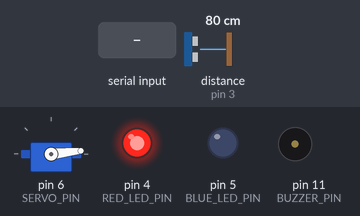
The sketch below on a simulated Arduino Uno, built with avr-gcc and run on an emulated ATmega328P. Parts: servo, output pins drawn as LEDs (lit = HIGH), buzzer (waves = sounding). Wiring (inferred from the names in the program): ultrasonic range finder: trigger pin 2; echo pin 3. The test bench sets the inputs (shaded band); at power-on: distance to the obstacle (sensor on pin 3) 80 cm. The echo pulse lasts 58.3 µs per cm; pins used as bus, display or sensor lines are not drawn; what the sketch prints to the serial monitor is not drawn.

Above: at 1.2 s.
1.3 s: "1" received over Serial
At 2.5 s:
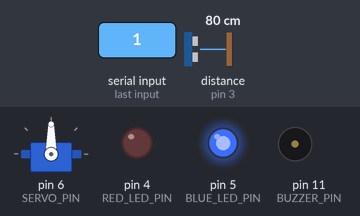
2.8 s: "2" received over Serial
At 4.0 s:
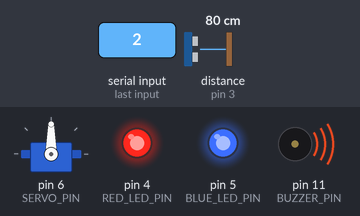
4.3 s: "0" received over Serial
At 5.2 s:
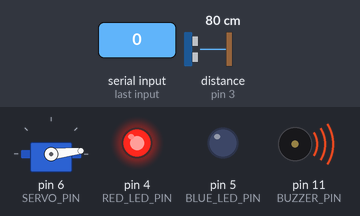
Timing chart, 0 to 14.3 s (numbered marks = the images above; inputs shaded):
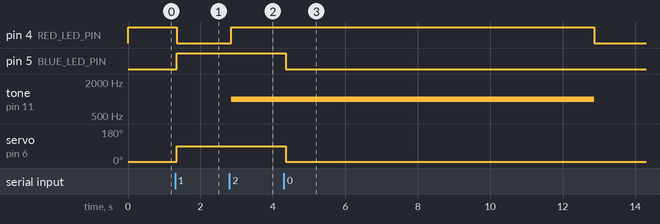

Measured:
- after the input at 1.3 s, pin 4 (RED_LED_PIN): HIGH → LOW at once; pin 5 (BLUE_LED_PIN): LOW → HIGH at once; servo on pin 6 (SERVO_PIN): 6° → 90° at once
- after the input at 2.8 s, pin 4 (RED_LED_PIN): LOW → HIGH after 0.05 s; tone on pin 11 (BUZZER_PIN): silent → 1000 Hz after 0.05 s
- after the input at 4.3 s, pin 5 (BLUE_LED_PIN): HIGH → LOW after 0.05 s instead of 7.1 s; servo on pin 6 (SERVO_PIN): 90° → 6° after 0.05 s instead of 7.1 s

The sketch:

gate.ino
```cpp
#include <Servo.h>

// Pin Definitions
#define TRIGGER_PIN 2
#define ECHO_PIN 3
#define RED_LED_PIN 4
#define BLUE_LED_PIN 5
#define SERVO_PIN 6
#define GND_PIN_1 7
#define GND_PIN_2 8
#define BUZZER_PIN 11

// System State
bool gateOpen = false;
bool alertActive = false; // Alert state flag
unsigned long alertStartTime = 0; // Timer for alert duration
const unsigned long alertDuration = 10000; // Alert duration in milliseconds (10 seconds)
unsigned long gateOpenTime = 0; // Timer for gate open duration
const unsigned long gateOpenDuration = 10000; // Gate open duration in milliseconds (10 seconds)

Servo barrierServo;

// ================== INITIALIZATION ==================
void initializeSerial() {
  Serial.begin(9600);
}

void initializeUltrasonic() {
  pinMode(TRIGGER_PIN, OUTPUT);
  pinMode(ECHO_PIN, INPUT);
}

void initializeLEDs() {
  pinMode(RED_LED_PIN, OUTPUT);
  pinMode(BLUE_LED_PIN, OUTPUT);
}

void initializeBuzzer() {
  pinMode(BUZZER_PIN, OUTPUT);
}

void initializeHardcodedGrounds() {
  pinMode(GND_PIN_1, OUTPUT);
  pinMode(GND_PIN_2, OUTPUT);
  digitalWrite(GND_PIN_1, LOW);
  digitalWrite(GND_PIN_2, LOW);
}

void initializeServo() {
  barrierServo.attach(SERVO_PIN);
  setGatePosition(6); // Start with closed gate
}

// ================== CORE FUNCTIONS ==================
float measureDistance() {
  digitalWrite(TRIGGER_PIN, LOW);
  delayMicroseconds(2);
  digitalWrite(TRIGGER_PIN, HIGH);
  delayMicroseconds(10);
  digitalWrite(TRIGGER_PIN, LOW);
  long duration = pulseIn(ECHO_PIN, HIGH);
  return (duration * 0.0343) / 2.0;
}

void setGatePosition(int angle) {
  barrierServo.write(angle);
}

// ================== GATE CONTROL ==================
void openGate() {
  if (alertActive) return; // Prevent opening during alerts
  setGatePosition(90);
  gateOpen = true;
  gateOpenTime = millis(); // Start the timer for gate open duration
  digitalWrite(BLUE_LED_PIN, HIGH);
  digitalWrite(RED_LED_PIN, LOW);
  Serial.println("[GATE] Opened");
}

void closeGate() {
  setGatePosition(6);
  gateOpen = false;
  digitalWrite(BLUE_LED_PIN, LOW);
  digitalWrite(RED_LED_PIN, HIGH);
  Serial.println("[GATE] Closed");
}

void handleGateAutoClose() {
  if (gateOpen && millis() - gateOpenTime >= gateOpenDuration) {
    closeGate();
  }
}

// ================== ALERT SYSTEM ==================
void triggerAlert() {
  alertActive = true;
  alertStartTime = millis(); // Start the timer
  digitalWrite(RED_LED_PIN, HIGH);
  tone(BUZZER_PIN, 1000); // Play a 1kHz tone
  Serial.println("[ALERT] Unpaid vehicle detected! Buzzer activated.");
}

void handleAlert() {
  if (alertActive && millis() - alertStartTime >= alertDuration) {
    alertActive = false;
    digitalWrite(RED_LED_PIN, LOW);
    noTone(BUZZER_PIN); // Stop the tone
    Serial.println("[ALERT] Automatically stopped after 10 seconds");
  }
}

// ================== COMMAND HANDLER ==================
void handleSerialCommands() {
  if (Serial.available()) {
    char cmd = Serial.read();
    switch (cmd) {
      case '1': // Open gate
        openGate();
        break;
      case '0': // Close gate
        closeGate();
        break;
      case '2': // Trigger alert
        triggerAlert();
        break;
      default:
        Serial.println("[ERROR] Unknown command");
    }
  }
}

// ================== MAIN LOOP ==================
void setup() {
  initializeSerial();
  initializeUltrasonic();
  initializeLEDs();
  initializeBuzzer();
  initializeHardcodedGrounds();
  initializeServo();
  // Initial state
  digitalWrite(RED_LED_PIN, HIGH); // Closed gate indicator
  Serial.println("[SYSTEM] Ready");
}

void loop() {
  // 1. Sensor monitoring
  float distance = measureDistance();
  Serial.print("[DISTANCE] ");
  Serial.println(distance);

  // 2. Command handling
  handleSerialCommands();

  // 3. Alert management
  handleAlert();

  // 4. Gate auto-close management
  handleGateAutoClose();

  delay(50); // Main loop delay
}
```
